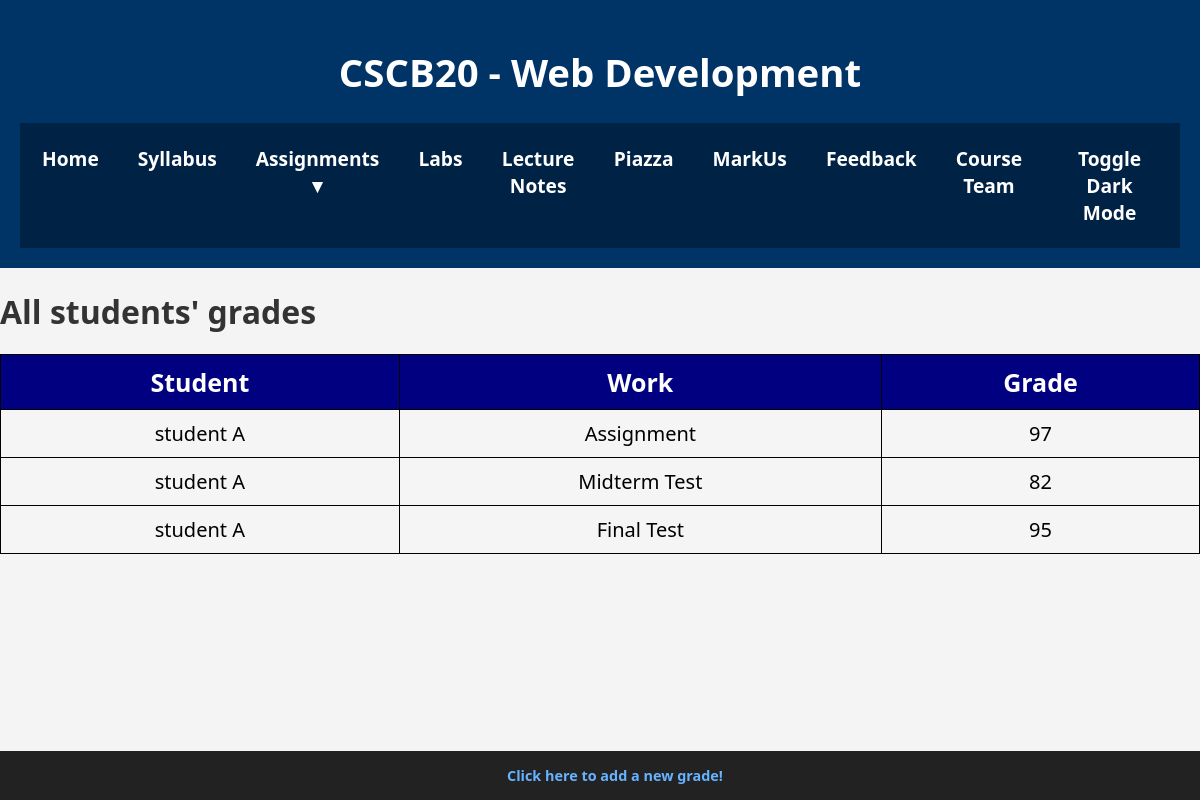
The page /Grade (signed in) on the database as committed earlier.
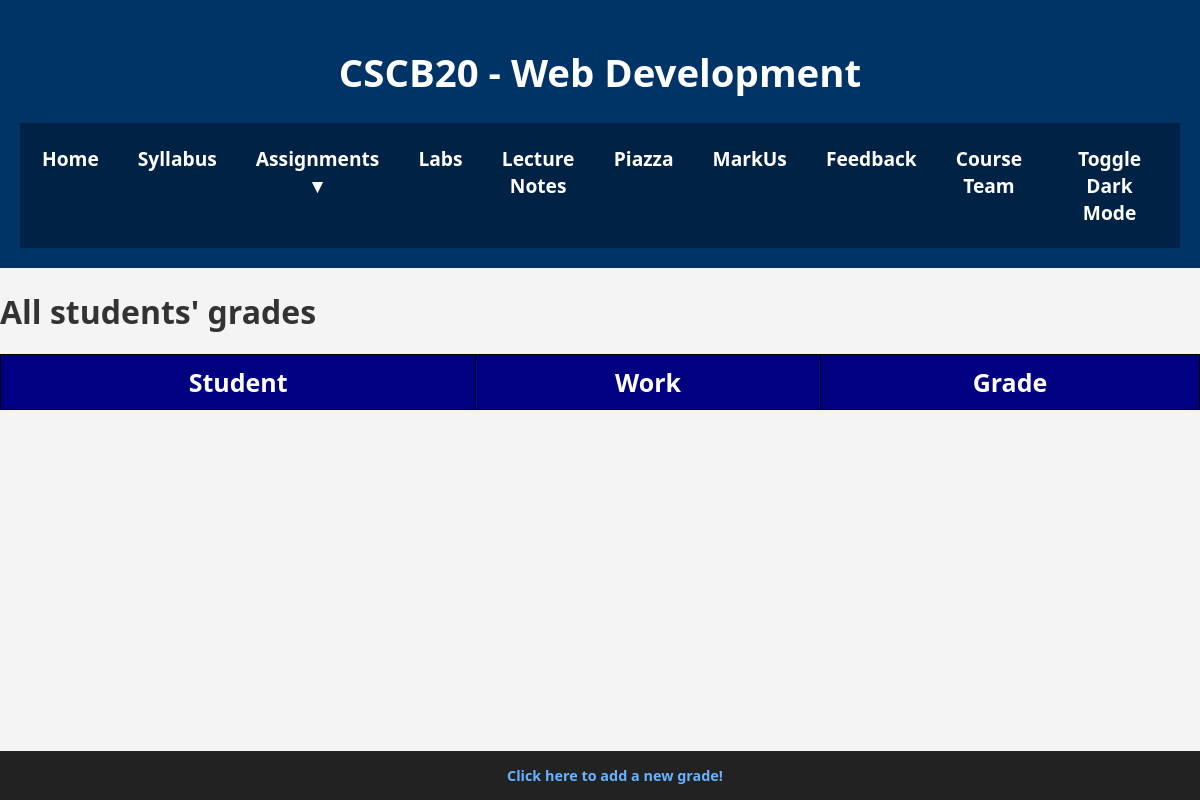
The same page on the database as committed later.
### app.py (models this page shows)
class Grade(db.Model):
    __tablename__ = 'Grade'
    id = db.Column(db.Integer, primary_key=True)
    userID = db.Column(db.Integer, db.ForeignKey('User.id'), nullable=False)
    work = db.Column(db.String(50), nullable=False)
    grade = db.Column(db.Integer, nullable=False)

class User(db.Model):
    __tablename__ = 'User'
    id = db.Column(db.Integer, primary_key=True)
    first_name = db.Column(db.String(50), nullable=False)
    last_name  = db.Column(db.String(50), nullable=False)
    username   = db.Column(db.String(50), unique=True, nullable=False)
    email      = db.Column(db.String(100), unique=True, nullable=False)
    password   = db.Column(db.String(200), nullable=False)
    user_type  = db.Column(db.String(20), nullable=False)  # 'Student' or 'Instructor'
    grades = db.relationship('Grade', backref='user', lazy=True)

### app.py (the view)
@app.route('/Grade')
def grade():
    query_grade_result = query_grades()
    user_type = session.get('user_type')
    if user_type == 'Instructor':
        return render_template('InstructorGrade.html', query_grade_result=query_grade_result)
    else:
        return render_template('StudentGrade.html', query_grade_result=query_grade_result)

### app.py (called while the page is built)
def query_grades():
    return Grade.query.all()

### Template/InstructorGrade.html (shortened to what this page needs)
<!DOCTYPE html>
<html lang="en">
<head>
  <link rel="stylesheet" href="{{ url_for('static', filename='css/index.css') }}">
</head>
<body>
  <div class="wrapper">
    <header>
      <h1>CSCB20 - Web Development</h1>
      <nav>
        <ul>
          <li><a href="{{ url_for('home') }}">Home</a></li>
          <li><a href="Dummy.pdf" target="_blank">Syllabus</a></li>
          <li class="dropdown">
            <a href="#">Assignments ▼</a>
          </li>
          <li><a href="{{ url_for('lab') }}">Labs</a></li>
          <li><a href="{{ url_for('lecture_note') }}">Lecture Notes</a></li>
          <li><a href="https://piazza.com/" target="_blank">Piazza</a></li>
          <li><a href="https://markus2.utsc.utoronto.ca/" target="_blank">MarkUs</a></li>
          <li><a href="{{ url_for('feedback') }}">Feedback</a></li>
          <li><a href="{{ url_for('course_team') }}">Course Team</a></li>
          <li><label for="dark-mode-toggle" class="toggle-btn">Toggle Dark Mode</label></li>
        </ul>
      </nav>
    </header>
    <div class="content-wrapper">
      <h1>  All students' grades</h1>
      <table>
        <tr>
            <th>Student</th>
            <th>Work</th>
            <th>Grade</th>
        </tr>
        {% for grade in query_grade_result %}
        <tr>
            <td>{{ grade.user.first_name }} {{ grade.user.last_name }}</td>
            <td>{{ grade.work }}</td>
            <td>{{ grade.grade }}</td>
        </tr>
        {% endfor %}
    </table>
    </div>
  </div>
</body>
<footer>
     <a href="{{ url_for('addGrades') }}">Click here to add a new grade!</a>
</footer>

### Static/CSS/index.css (style rules this page uses)
:root { --font-family: "Segoe UI", sans-serif; --bg-color: #f4f4f4; --text-color: #333; --header-bg: #003366; --nav-bg: #002244; --nav-link-color: white; --nav-link-hover-color: #66b3ff; --course-bg: white; --assignment-bg: #ffffff; --assignment-heading-color: #003366; --assignment-heading-border: #e0e0e0; --assignment-details-text: #555; --footer-bg: #222; --footer-text-color: white; --footer-link-color: #66b3ff; --button-bg: #00509e; --button-hover-bg: #0073e6; --input-bg: #fff; --input-text: #333; --input-border: #ccc; }
.wrapper { background-color: var(--bg-color); min-height: 100vh; display: flex; flex-direction: column; }
body { font-family: var(--font-family); margin: 0; padding: 0; background-color: var(--bg-color); color: var(--text-color); transition: background 0.5s, color 0.5s; display: flex; flex-direction: column; min-height: 100vh; animation: fadeIn 0.5s ease-in-out; }
header { background-color: var(--header-bg); color: white; padding: 20px; text-align: center; font-size: 1.2em; }
nav { position: sticky; top: 0; background: var(--nav-bg); padding: 10px; z-index: 100; }
nav ul { list-style-type: none; padding: 0; margin: 0; text-align: center; display: flex; justify-content: center; gap: 15px; }
nav ul li { position: relative; }
nav ul li a { text-decoration: none; color: var(--nav-link-color); font-weight: 600; padding: 12px; display: block; transition: color 0.3s ease; }
.dropdown { position: relative; }
footer { background-color: var(--footer-bg); color: var(--footer-text-color); text-align: center; padding: 15px; width: 100%; font-size: 0.9em; position: fixed; bottom: 0; }
footer a { color: var(--footer-link-color); text-decoration: none; font-weight: bold; }
.toggle-btn { text-decoration: none; color: var(--nav-link-color); font-weight: 600; padding: 12px; display: block; cursor: pointer; transition: color 0.3s ease; }
html, body { margin: 0; padding: 0; height: 100%; }
.wrapper { display: flex; flex-direction: column; min-height: 100vh; }
.content-wrapper { flex: 1; }
footer { margin-top: auto; }
table, th, td { text-align: center; font-size:20px; border: 1px solid; padding: 10px; color: black; }
table { width: 100%; margin-bottom: 50px; padding: 20px; border-collapse: collapse; background-color: whitesmoke; }
th { background-color: navy; color: white; font-size: 25px; padding: 10px; border-color: black; }

Rows that differ between the two databases and show on the page:
removed Grade: user.first_name "student", user.last_name "A", work "Assignment", grade "97"
removed Grade: user.first_name "student", user.last_name "A", work "Midterm Test", grade "82"
removed Grade: user.first_name "student", user.last_name "A", work "Final Test", grade "95"
